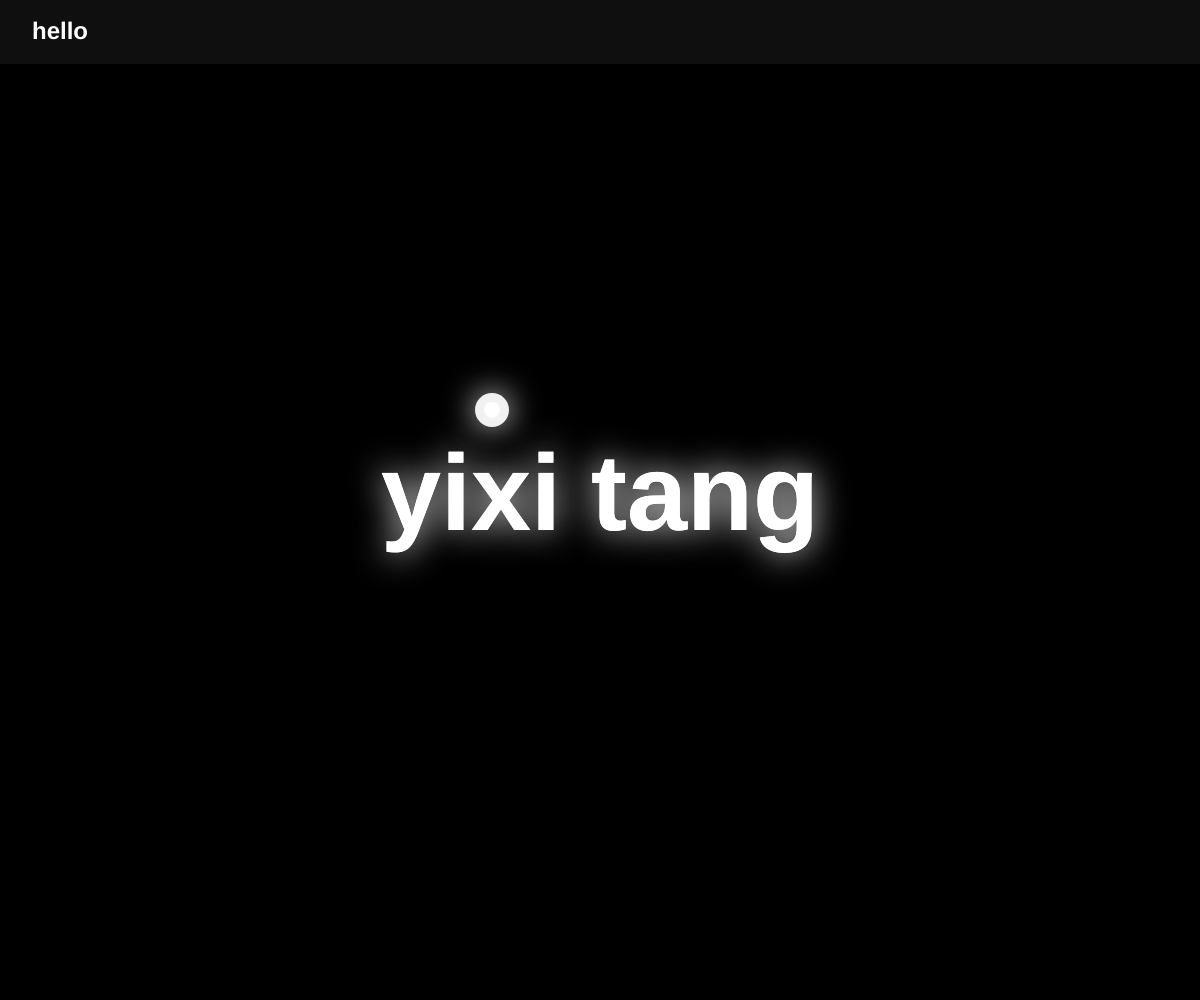
Frame 1 (no input)
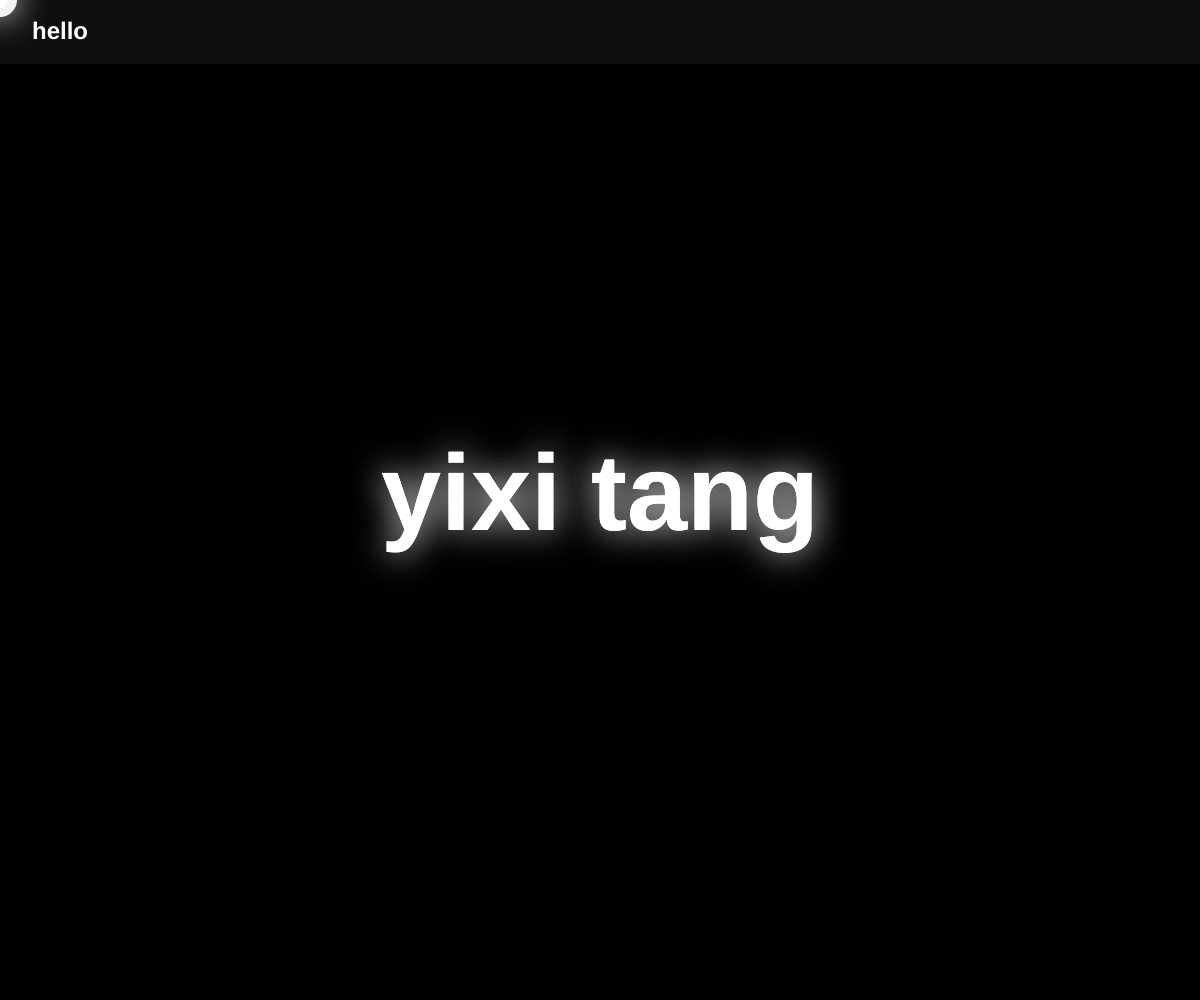
Frame 60 (no input)
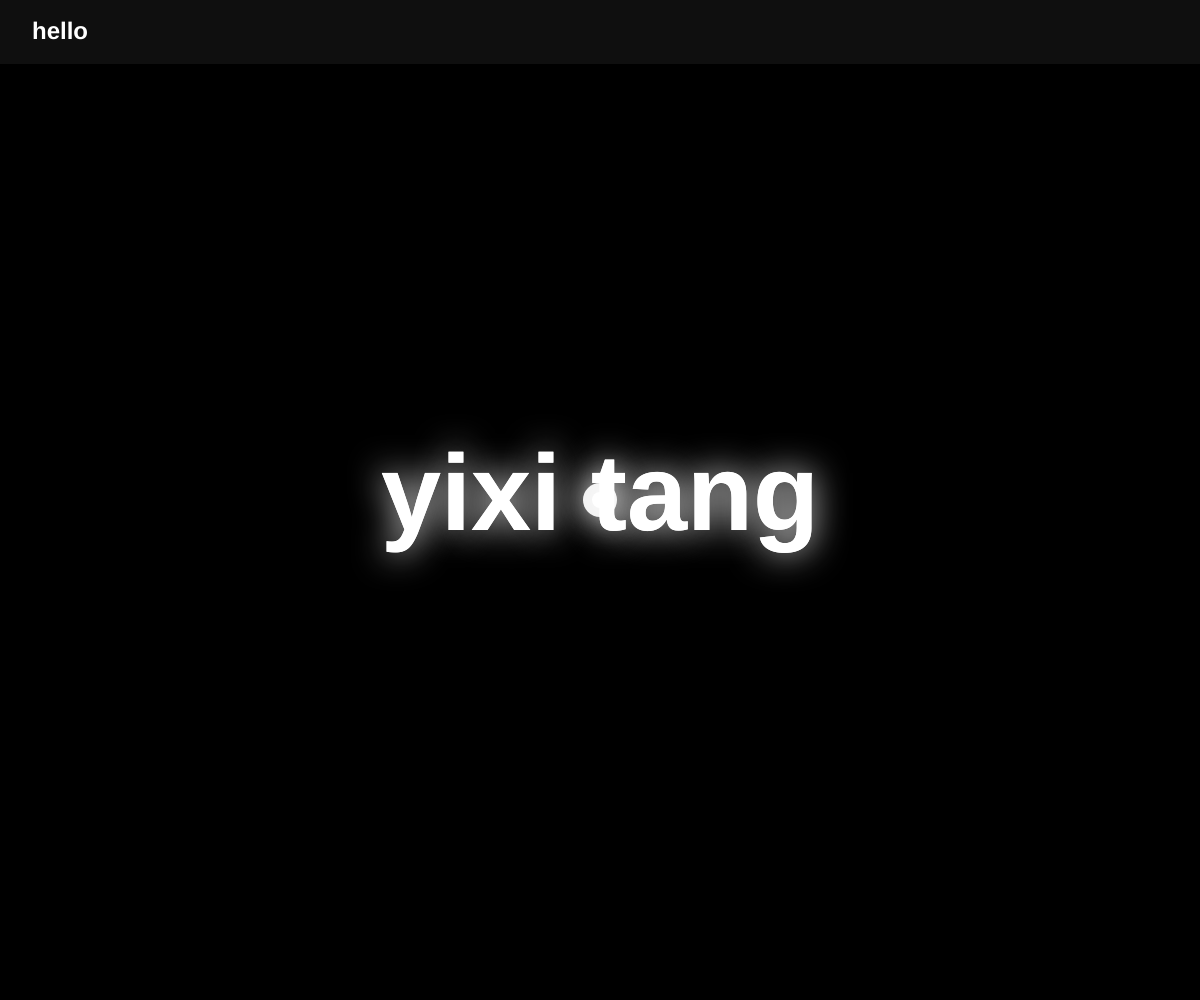
Frame 120 (the mouse pressed at the canvas centre since frame 60)

The p5.js sketch that drew these frames (run headless with seeded random() and noise() and a simulated clock; from frame 60 on, the mouse is pressed at the canvas centre):

// p5.js sketch
// ── sketch.js
let glow;     
let bx, by;    
let tx, ty;  
let fs;        
let page = 'home'; 

function setup() {
  createCanvas(windowWidth, windowHeight);
  bx = tx = width / 2;
  by = ty = height / 2;
  fs = min(width * 0.09, 110);
  makeGlow();
}

function makeGlow() {
  glow = createGraphics(width, height);
  var txt = (page === 'home') ? 'yixi tang' : 'hello';
  glow.textAlign(CENTER, CENTER);
  glow.textSize(fs);
  glow.textStyle(BOLD);

  glow.push();
  glow.drawingContext.shadowBlur = 34;
  glow.drawingContext.shadowColor = 'rgba(255,255,255,0.9)';
  glow.fill(255);
  glow.text(txt, width / 2, height / 2);
  glow.pop();

  glow.push();
  glow.fill(255);
  glow.text(txt, width / 2, height / 2);
  glow.pop();
}

function draw() {
  background(0);
  image(glow, 0, 0); 
  drawNav();       

  bx += (tx - bx) * 0.18;
  by += (ty - by) * 0.18;

  noStroke();
  push();
  drawingContext.shadowBlur = 32;
  drawingContext.shadowColor = 'rgba(255,255,255,0.95)';
  fill(255, 235);
  ellipse(bx, by, 34, 34);
  pop();
  fill(255);
  ellipse(bx, by, 16, 16);
}

function drawNav() {
  noStroke();
  fill(15);
  rect(0, 0, width, 64);

  var navTxt = (page === 'hello') ? 'yixitang' : 'hello';
  textAlign(LEFT, CENTER);
  textStyle(BOLD);
  textSize(24);
  fill(255);
  text(navTxt, 32, 32);

}

function mousePressed() {
  if (mouseY < 64 && mouseX > 10 && mouseX < 300) {
    page = (page === 'home') ? 'hello' : 'home';
    makeGlow(); 
  }
}

function mouseMoved() {
  tx = mouseX;
  ty = mouseY;
}

function touchMoved() {
  if (touches.length > 0) {
    tx = touches[0].x;
    ty = touches[0].y;
  }
  return false;
}

function windowResized() {
  resizeCanvas(windowWidth, windowHeight);
  fs = min(width * 0.09, 110);
  makeGlow();
}

// ── index1.html
<!DOCTYPE html>
<html lang="zh">
<head>
<meta charset="UTF-8">
<meta name="viewport" content="width=device-width, initial-scale=1.0">
<title>yixi tang</title>
<style>
  * { margin: 0; padding: 0; box-sizing: border-box; }
  html, body { height: 100%; overflow: hidden; }
  body {
    background: #000;
    cursor: none; /* 隐藏默认光标，用发光小球代替 */
  }

  /* 白色发光文字 */
  .text {
    position: absolute;
    top: 50%;
    left: 50%;
    transform: translate(-50%, -50%);
    font-family: 'Segoe UI', 'PingFang SC', 'Helvetica Neue', Arial, sans-serif;
    font-size: clamp(40px, 9vw, 110px);
    font-weight: 700;
    letter-spacing: 5px;
    color: #fff;
    text-shadow:
      0 0 10px rgba(255, 255, 255, 0.95),
      0 0 22px rgba(255, 255, 255, 0.75),
      0 0 44px rgba(255, 255, 255, 0.5),
      0 0 88px rgba(255, 255, 255, 0.35);
    user-select: none;
    white-space: nowrap;
    pointer-events: none;
  }

  /* 白色发光小球 */
  .ball {
    position: fixed;
    top: 0;
    left: 0;
    width: 26px;
    height: 26px;
    border-radius: 50%;
    background: radial-gradient(circle at 35% 35%, #ffffff, #e8f2ff 55%, rgba(200, 225, 255, 0.6));
    box-shadow:
      0 0 12px rgba(255, 255, 255, 0.95),
      0 0 30px rgba(255, 255, 255, 0.6),
      0 0 60px rgba(255, 255, 255, 0.4),
      0 0 100px rgba(255, 255, 255, 0.25);
    transform: translate(-50%, -50%);
    pointer-events: none;
    z-index: 10;
  }
</style>
</head>
<body>
  <div class="ball" id="ball"></div>
  <div class="text">yixi tang</div>

  <script>
    (function () {
      var ball = document.getElementById('ball');
      var targetX = window.innerWidth / 2;
      var targetY = window.innerHeight / 2;
      var x = targetX, y = targetY;

      // 桌面：鼠标移动
      window.addEventListener('mousemove', function (e) {
        targetX = e.clientX;
        targetY = e.clientY;
      });
      // 移动端：手指滑动
      window.addEventListener('touchmove', function (e) {
        var t = e.touches[0];
        targetX = t.clientX;
        targetY = t.clientY;
      }, { passive: true });

      // 平滑跟随
      (function loop() {
        x += (targetX - x) * 0.18;
        y += (targetY - y) * 0.18;
        ball.style.left = x + 'px';
        ball.style.top = y + 'px';
        requestAnimationFrame(loop);
      })();
    })();
  </script>
</body>
</html>
